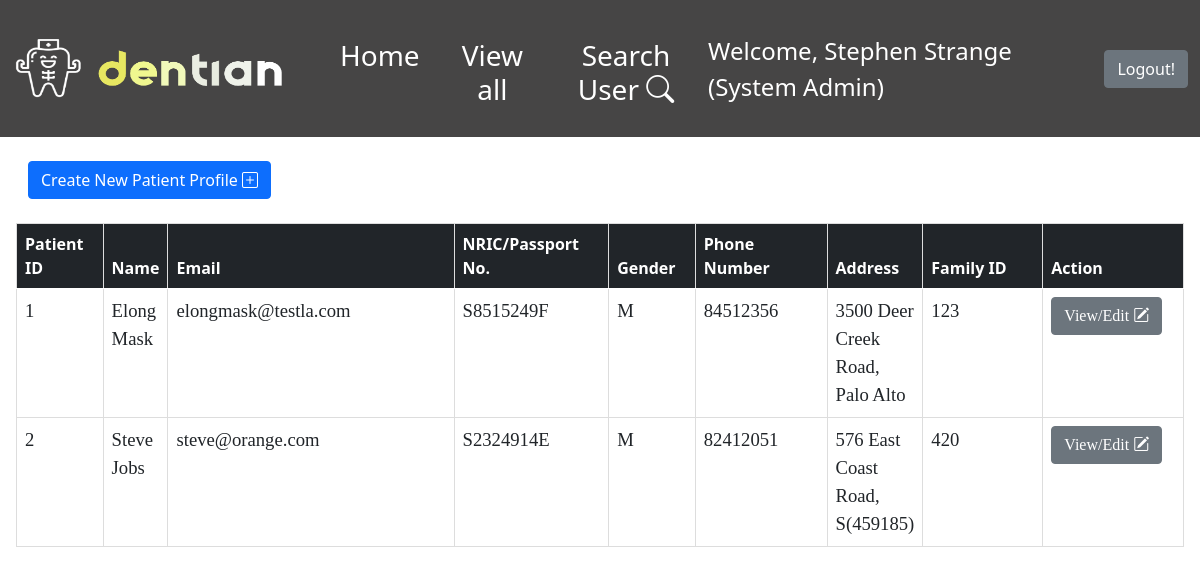
The app's page /ReceptionistDashboard.php (signed in), older data.
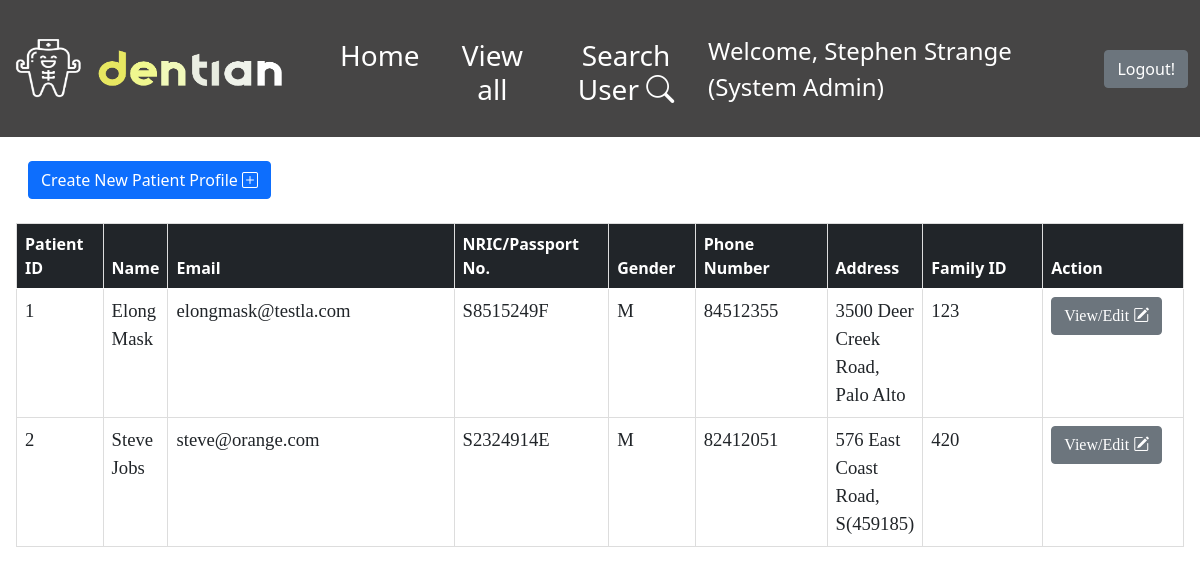
The same page, newer data.
### tables this page shows
CREATE TABLE `patient_profile` (
  `Patient_ID` int(11) NOT NULL,
  `Status` varchar(10) NOT NULL DEFAULT 'Active',
  `First_Name` varchar(20) NOT NULL,
  `Last_Name` varchar(20) NOT NULL,
  `NRIC_PNum` varchar(9) NOT NULL,
  `Gender` char(1) NOT NULL,
  `Birth_Date` date DEFAULT NULL,
  `Address` varchar(50) NOT NULL,
  `Nationality` varchar(100) NOT NULL,
  `Phone_Num` int(8) NOT NULL,
  `Email` varchar(50) NOT NULL,
  `Marital Status` varchar(20) NOT NULL,
  `Occupation` varchar(50) NOT NULL,
  `Smoker` varchar(3) NOT NULL,
  `Allergies` varchar(100) DEFAULT NULL,
  `Long_term_med` varchar(200) DEFAULT NULL,
  `Existing_Med_Conds` varchar(200) DEFAULT NULL,
  `Referred_by_clinic` varchar(50) DEFAULT NULL,
  `Referred_memo` varchar(200) DEFAULT NULL,
  `Family_ID` int(100) DEFAULT NULL,
  `Emer_Name` varchar(20) NOT NULL,
  `Emer_Contact` int(8) NOT NULL,
  `Emer_relation` varchar(10) NOT NULL,
  `Subsidies` varchar(3) NOT NULL
);

### db_connection.php (called while the page is built, shortened)
<?php
class DB_Connect
{
    public function connect()
    {
        try {
            $host2 = "sql6.freemysqlhosting.net";
            $db2 = "sql6501826";
            $username2 = "sql6501826";
            $password2 = "YnaPNqTYI4";
            $conn = new PDO('mysql:host='. $host2 . '; dbname=' . $db2 , $username2, $password2);
            return $conn;
        } catch (PDOException $e) {
            print "Error: " . $e->getMessage() . "<br>";
            die();
        }
    }
}

### ReceptionistDashboard.php (the view, shortened to what this page needs)
<?php
include 'db_connection.php';
include 'Navbar.php';
if (!isset($_SESSION['Role']) && empty($_SESSION['Role'])) {
    header("Location: index.php");
    exit();
} else {
    if (!isset($_SESSION['patientprof']) && empty($_SESSION['patientprof']) ) {
        $db = new DB_Connect();
        $stmt = $db->connect()->prepare("SELECT * FROM patient_profile");
        $stmt->execute();
        if ($stmt->rowCount() > 0) {
            $patients_profile = $stmt->fetchAll(PDO::FETCH_ASSOC);
        }
    } else {
        $addSuccess = '';
        $patients_profile =  $_SESSION['patientprof'];
        $errormsg = $_SESSION['errorMsg'];
		$rowCount = $_SESSION['rowCount'];
    }
}
?>
<html>
<head>
    <link rel="stylesheet" href="https://cdn.jsdelivr.net/npm/bootstrap-icons@1.8.1/font/bootstrap-icons.css">
    <link href="https://cdn.jsdelivr.net/npm/bootstrap@5.0.2/dist/css/bootstrap.min.css" rel="stylesheet">
    <link rel="stylesheet" href="https://cdn.jsdelivr.net/npm/bootstrap-icons@1.8.1/font/bootstrap-icons.css">
</head>
<body>
    <div class="w-100 p-3">
        <nav class="navbar navbar-light bg-transparent">
            <div class="container-fluid mb-3">
                <button class="btn btn-primary" type="submit" name="logout" onclick="location.href = 'CreatePatientProfile.php';">Create New Patient Profile <i class="bi bi-plus-square"></i></button>
            </div>
        </nav>
        <table class="table table-hover ps-1">
            <thead class="table-dark">
                <tr>
                    <th scope="col" style="width: 100px">Patient ID</th>
                    <th scope="col">Name</th>
                    <th scope="col" style="width: 400px">Email</th>
                    <th scope="col" style="width: 180px">NRIC/Passport No.</th>
                    <th scope="col" style="width: 100px">Gender</th>
                    <th scope="col" style="width: 180px">Phone Number</th>
                    <th scope="col">Address</th>
                    <th scope="col" style="width: 180px">Family ID</th>
                    <th scope="col" style="width: 180px">Action</th>
                </tr>
            </thead>
            <tbody>
                <?php
                foreach ($patients_profile as $patients) {
                    echo
                    '<tr>' .
                        '<td scope="row">' . $patients['Patient_ID'] . '</td>' .
                        '<td>' . $patients['First_Name'] . ' ' . $patients['Last_Name'] . '</td>' .
                        '<td>' . $patients['Email'] . '</td>' .
                        '<td>' . $patients['NRIC_PNum'] . '</td>' .
                        '<td>' . $patients['Gender'] . '</td>' .
                        '<td>' . $patients['Phone_Num'] . '</td>' .
                        '<td>' . $patients['Address'] . '</td>' .
                        '<td>' . $patients['Family_ID'] . '</td>' .
                        '<td><button type="button" class="btn btn-secondary editBtn">View/Edit <i class="bi bi-pencil-square"></i></button></td>' .
                        '</tr>';
                }
                ?>
            </tbody>
        </table>
    </div>
</body>
</html>

Row changes from the older to the newer data that the page shows:
changed patient_profile "Elong": Phone_Num "84512356" → "84512355"
